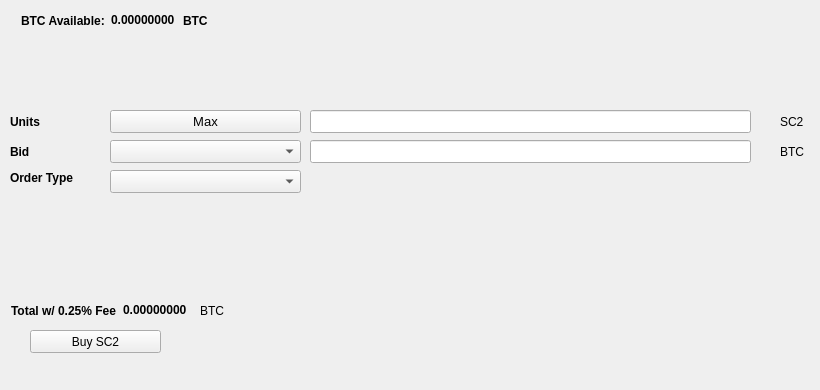
   <widget class="QWidget" name="BuyTab">
    <attribute name="title">
     <string>Buy</string>
    </attribute>
    <widget class="QPushButton" name="BuyCS2">
     <property name="geometry">
      <rect>
       <x>30</x>
       <y>330</y>
       <width>131</width>
       <height>23</height>
      </rect>
     </property>
     <property name="text">
      <string>Buy SC2</string>
     </property>
     <property name="icon">
      <iconset resource="../securecloudcoin.qrc">
       <normaloff>:/icons/bitcoin</normaloff>:/icons/bitcoin</iconset>
     </property>
    </widget>
    <widget class="QLabel" name="label_3">
     <property name="geometry">
      <rect>
       <x>10</x>
       <y>110</y>
       <width>46</width>
       <height>23</height>
      </rect>
     </property>
     <property name="font">
      <font>
       <weight>75</weight>
       <bold>true</bold>
      </font>
     </property>
     <property name="text">
      <string>Units</string>
     </property>
    </widget>
    <widget class="QLineEdit" name="UnitsInput">
     <property name="geometry">
      <rect>
       <x>310</x>
       <y>110</y>
       <width>441</width>
       <height>23</height>
      </rect>
     </property>
     <property name="font">
      <font>
       <pointsize>9</pointsize>
       <weight>75</weight>
       <bold>true</bold>
      </font>
     </property>
    </widget>
    <widget class="QLineEdit" name="BuyBidPriceEdit">
     <property name="geometry">
      <rect>
       <x>310</x>
       <y>140</y>
       <width>441</width>
       <height>23</height>
      </rect>
     </property>
     <property name="font">
      <font>
       <pointsize>9</pointsize>
       <weight>75</weight>
       <bold>true</bold>
      </font>
     </property>
    </widget>
    <widget class="QLabel" name="label_4">
     <property name="geometry">
      <rect>
       <x>780</x>
       <y>110</y>
       <width>31</width>
       <height>23</height>
      </rect>
     </property>
     <property name="text">
      <string>SC2</string>
     </property>
    </widget>
    <widget class="QLabel" name="label_5">
     <property name="geometry">
      <rect>
       <x>780</x>
       <y>140</y>
       <width>31</width>
       <height>23</height>
      </rect>
     </property>
     <property name="text">
      <string>BTC</string>
     </property>
    </widget>
    <widget class="QLabel" name="label_6">
     <property name="geometry">
      <rect>
       <x>10</x>
       <y>140</y>
       <width>46</width>
       <height>23</height>
      </rect>
     </property>
     <property name="font">
      <font>
       <weight>75</weight>
       <bold>true</bold>
      </font>
     </property>
     <property name="text">
      <string>Bid</string>
     </property>
    </widget>
    <widget class="QLabel" name="label_7">
     <property name="geometry">
      <rect>
       <x>10</x>
       <y>170</y>
       <width>91</width>
       <height>16</height>
      </rect>
     </property>
     <property name="font">
      <font>
       <weight>75</weight>
       <bold>true</bold>
      </font>
     </property>
     <property name="text">
      <string>Order Type</string>
     </property>
    </widget>
    <widget class="QPushButton" name="Buy_Max_Amount">
     <property name="geometry">
      <rect>
       <x>110</x>
       <y>110</y>
       <width>191</width>
       <height>23</height>
      </rect>
     </property>
     <property name="font">
      <font>
       <pointsize>10</pointsize>
      </font>
     </property>
     <property name="text">
      <string>Max</string>
     </property>
    </widget>
    <widget class="QComboBox" name="BuyBidcomboBox">
     <property name="geometry">
      <rect>
       <x>110</x>
       <y>140</y>
       <width>191</width>
       <height>23</height>
      </rect>
     </property>
     <property name="font">
      <font>
       <pointsize>10</pointsize>
      </font>
     </property>
    </widget>
    <widget class="QComboBox" name="buyOrdertypeCombo">
     <property name="geometry">
      <rect>
       <x>110</x>
       <y>170</y>
       <width>191</width>
       <height>23</height>
      </rect>
     </property>
     <property name="font">
      <font>
       <pointsize>10</pointsize>
      </font>
     </property>
    </widget>
    <widget class="QWidget" name="layoutWidget1">
     <property name="geometry">
      <rect>
       <x>21</x>
       <y>11</y>
       <width>227</width>
       <height>19</height>
      </rect>
     </property>
     <layout class="QHBoxLayout" name="horizontalLayout_3">
      <item>
       <widget class="QLabel" name="label232">
        <property name="font">
         <font>
          <weight>75</weight>
          <bold>true</bold>
         </font>
        </property>
        <property name="text">
         <string>BTC Available:</string>
        </property>
       </widget>
      </item>
      <item>
       <widget class="QLabel" name="BtcAvailableLbl">
        <property name="palette">
         <palette>
          <active>
           <colorrole role="WindowText">
            <brush brushstyle="SolidPattern">
             <color alpha="255">
              <red>0</red>
              <green>0</green>
              <blue>0</blue>
             </color>
            </brush>
           </colorrole>
           <colorrole role="Button">
            <brush brushstyle="SolidPattern">
             <color alpha="255">
              <red>0</red>
              <green>170</green>
              <blue>0</blue>
             </color>
            </brush>
           </colorrole>
           <colorrole role="Light">
            <brush brushstyle="SolidPattern">
             <color alpha="255">
              <red>0</red>
              <green>255</green>
              <blue>0</blue>
             </color>
            </brush>
           </colorrole>
           <colorrole role="Midlight">
            <brush brushstyle="SolidPattern">
             <color alpha="255">
              <red>0</red>
              <green>212</green>
              <blue>0</blue>
             </color>
            </brush>
           </colorrole>
           <colorrole role="Dark">
            <brush brushstyle="SolidPattern">
             <color alpha="255">
              <red>0</red>
              <green>85</green>
              <blue>0</blue>
             </color>
            </brush>
           </colorrole>
           <colorrole role="Mid">
            <brush brushstyle="SolidPattern">
             <color alpha="255">
              <red>0</red>
              <green>113</green>
              <blue>0</blue>
             </color>
            </brush>
           </colorrole>
           <colorrole role="Text">
            <brush brushstyle="SolidPattern">
             <color alpha="255">
              <red>0</red>
              <green>170</green>
              <blue>0</blue>
             </color>
            </brush>
           </colorrole>
           <colorrole role="BrightText">
            <brush brushstyle="SolidPattern">
             <color alpha="255">
              <red>255</red>
              <green>255</green>
              <blue>255</blue>
             </color>
            </brush>
           </colorrole>
           <colorrole role="ButtonText">
            <brush brushstyle="SolidPattern">
             <color alpha="255">
              <red>0</red>
              <green>0</green>
              <blue>0</blue>
             </color>
            </brush>
           </colorrole>
           <colorrole role="Base">
            <brush brushstyle="SolidPattern">
             <color alpha="255">
              <red>255</red>
              <green>255</green>
              <blue>255</blue>
             </color>
            </brush>
           </colorrole>
           <colorrole role="Window">
            <brush brushstyle="SolidPattern">
             <color alpha="255">
              <red>0</red>
              <green>170</green>
              <blue>0</blue>
             </color>
            </brush>
           </colorrole>
           <colorrole role="Shadow">
            <brush brushstyle="SolidPattern">
             <color alpha="255">
              <red>0</red>
              <green>0</green>
              <blue>0</blue>
             </color>
            </brush>
           </colorrole>
           <colorrole role="AlternateBase">
            <brush brushstyle="SolidPattern">
             <color alpha="255">
              <red>127</red>
              <green>212</green>
              <blue>127</blue>
             </color>
            </brush>
           </colorrole>
           <colorrole role="ToolTipBase">
            <brush brushstyle="SolidPattern">
             <color alpha="255">
              <red>255</red>
              <green>255</green>
              <blue>220</blue>
             </color>
            </brush>
           </colorrole>
           <colorrole role="ToolTipText">
            <brush brushstyle="SolidPattern">
             <color alpha="255">
              <red>0</red>
              <green>0</green>
              <blue>0</blue>
             </color>
            </brush>
           </colorrole>
          </active>
          <inactive>
           <colorrole role="WindowText">
            <brush brushstyle="SolidPattern">
             <color alpha="255">
              <red>0</red>
              <green>0</green>
              <blue>0</blue>
             </color>
            </brush>
           </colorrole>
           <colorrole role="Button">
            <brush brushstyle="SolidPattern">
             <color alpha="255">
              <red>0</red>
              <green>170</green>
              <blue>0</blue>
             </color>
            </brush>
           </colorrole>
           <colorrole role="Light">
            <brush brushstyle="SolidPattern">
             <color alpha="255">
              <red>0</red>
              <green>255</green>
              <blue>0</blue>
             </color>
            </brush>
           </colorrole>
           <colorrole role="Midlight">
            <brush brushstyle="SolidPattern">
             <color alpha="255">
              <red>0</red>
              <green>212</green>
              <blue>0</blue>
             </color>
            </brush>
           </colorrole>
           <colorrole role="Dark">
            <brush brushstyle="SolidPattern">
             <color alpha="255">
              <red>0</red>
              <green>85</green>
              <blue>0</blue>
             </color>
            </brush>
           </colorrole>
           <colorrole role="Mid">
            <brush brushstyle="SolidPattern">
             <color alpha="255">
              <red>0</red>
              <green>113</green>
              <blue>0</blue>
             </color>
            </brush>
           </colorrole>
           <colorrole role="Text">
            <brush brushstyle="SolidPattern">
             <color alpha="255">
              <red>0</red>
              <green>170</green>
              <blue>0</blue>
             </color>
            </brush>
           </colorrole>
           <colorrole role="BrightText">
            <brush brushstyle="SolidPattern">
             <color alpha="255">
              <red>255</red>
              <green>255</green>
              <blue>255</blue>
             </color>
            </brush>
           </colorrole>
           <colorrole role="ButtonText">
            <brush brushstyle="SolidPattern">
             <color alpha="255">
              <red>0</red>
              <green>0</green>
              <blue>0</blue>
             </color>
            </brush>
           </colorrole>
           <colorrole role="Base">
            <brush brushstyle="SolidPattern">
             <color alpha="255">
              <red>255</red>
              <green>255</green>
              <blue>255</blue>
             </color>
            </brush>
           </colorrole>
           <colorrole role="Window">
            <brush brushstyle="SolidPattern">
             <color alpha="255">
              <red>0</red>
              <green>170</green>
              <blue>0</blue>
             </color>
            </brush>
           </colorrole>
           <colorrole role="Shadow">
            <brush brushstyle="SolidPattern">
             <color alpha="255">
              <red>0</red>
              <green>0</green>
              <blue>0</blue>
             </color>
            </brush>
           </colorrole>
           <colorrole role="AlternateBase">
            <brush brushstyle="SolidPattern">
             <color alpha="255">
              <red>127</red>
              <green>212</green>
              <blue>127</blue>
             </color>
            </brush>
           </colorrole>
           <colorrole role="ToolTipBase">
            <brush brushstyle="SolidPattern">
             <color alpha="255">
              <red>255</red>
              <green>255</green>
              <blue>220</blue>
             </color>
            </brush>
           </colorrole>
           <colorrole role="ToolTipText">
            <brush brushstyle="SolidPattern">
             <color alpha="255">
              <red>0</red>
              <green>0</green>
              <blue>0</blue>
             </color>
            </brush>
           </colorrole>
          </inactive>
          <disabled>
           <colorrole role="WindowText">
            <brush brushstyle="SolidPattern">
             <color alpha="255">
              <red>0</red>
              <green>85</green>
              <blue>0</blue>
             </color>
            </brush>
           </colorrole>
           <colorrole role="Button">
            <brush brushstyle="SolidPattern">
             <color alpha="255">
              <red>0</red>
              <green>170</green>
              <blue>0</blue>
             </color>
            </brush>
           </colorrole>
           <colorrole role="Light">
            <brush brushstyle="SolidPattern">
             <color alpha="255">
              <red>0</red>
              <green>255</green>
              <blue>0</blue>
             </color>
            </brush>
           </colorrole>
           <colorrole role="Midlight">
            <brush brushstyle="SolidPattern">
             <color alpha="255">
              <red>0</red>
              <green>212</green>
              <blue>0</blue>
             </color>
            </brush>
           </colorrole>
           <colorrole role="Dark">
            <brush brushstyle="SolidPattern">
             <color alpha="255">
              <red>0</red>
              <green>85</green>
              <blue>0</blue>
             </color>
            </brush>
           </colorrole>
           <colorrole role="Mid">
            <brush brushstyle="SolidPattern">
             <color alpha="255">
              <red>0</red>
              <green>113</green>
              <blue>0</blue>
             </color>
            </brush>
           </colorrole>
           <colorrole role="Text">
            <brush brushstyle="SolidPattern">
             <color alpha="255">
              <red>0</red>
              <green>85</green>
              <blue>0</blue>
             </color>
            </brush>
           </colorrole>
           <colorrole role="BrightText">
            <brush brushstyle="SolidPattern">
             <color alpha="255">
              <red>255</red>
              <green>255</green>
              <blue>255</blue>
             </color>
            </brush>
           </colorrole>
           <colorrole role="ButtonText">
            <brush brushstyle="SolidPattern">
             <color alpha="255">
              <red>0</red>
              <green>85</green>
              <blue>0</blue>
             </color>
            </brush>
           </colorrole>
           <colorrole role="Base">
            <brush brushstyle="SolidPattern">
             <color alpha="255">
              <red>0</red>
              <green>170</green>
              <blue>0</blue>
             </color>
            </brush>
           </colorrole>
           <colorrole role="Window">
            <brush brushstyle="SolidPattern">
             <color alpha="255">
              <red>0</red>
              <green>170</green>
              <blue>0</blue>
             </color>
            </brush>
           </colorrole>
           <colorrole role="Shadow">
            <brush brushstyle="SolidPattern">
             <color alpha="255">
              <red>0</red>
              <green>0</green>
              <blue>0</blue>
             </color>
            </brush>
           </colorrole>
           <colorrole role="AlternateBase">
            <brush brushstyle="SolidPattern">
             <color alpha="255">
              <red>0</red>
              <green>170</green>
              <blue>0</blue>
             </color>
            </brush>
           </colorrole>
           <colorrole role="ToolTipBase">
            <brush brushstyle="SolidPattern">
             <color alpha="255">
              <red>255</red>
              <green>255</green>
              <blue>220</blue>
             </color>
            </brush>
           </colorrole>
           <colorrole role="ToolTipText">
            <brush brushstyle="SolidPattern">
             <color alpha="255">
              <red>0</red>
              <green>0</green>
              <blue>0</blue>
             </color>
            </brush>
           </colorrole>
          </disabled>
         </palette>
        </property>
        <property name="font">
         <font>
          <weight>75</weight>
          <bold>true</bold>
         </font>
        </property>
        <property name="text">
         <string>0.00000000</string>
        </property>
        <property name="textInteractionFlags">
         <set>Qt::LinksAccessibleByMouse|Qt::TextSelectableByKeyboard|Qt::TextSelectableByMouse</set>
        </property>
       </widget>
      </item>
      <item>
       <widget class="QLabel" name="BtcAvailableLbl_2">
        <property name="font">
         <font>
          <weight>75</weight>
          <bold>true</bold>
         </font>
        </property>
        <property name="text">
         <string>BTC</string>
        </property>
       </widget>
      </item>
     </layout>
    </widget>
    <widget class="QWidget" name="layoutWidge2">
     <property name="geometry">
      <rect>
       <x>11</x>
       <y>301</y>
       <width>259</width>
       <height>19</height>
      </rect>
     </property>
     <layout class="QHBoxLayout" name="horizontalLayout_4">
      <item>
       <widget class="QLabel" name="label_9">
        <property name="font">
         <font>
          <weight>75</weight>
          <bold>true</bold>
         </font>
        </property>
        <property name="text">
         <string>Total w/ 0.25% Fee</string>
        </property>
       </widget>
      </item>
      <item>
       <widget class="QLabel" name="BuyCostLabel">
        <property name="palette">
         <palette>
          <active>
           <colorrole role="WindowText">
            <brush brushstyle="SolidPattern">
             <color alpha="255">
              <red>0</red>
              <green>0</green>
              <blue>0</blue>
             </color>
            </brush>
           </colorrole>
           <colorrole role="Button">
            <brush brushstyle="SolidPattern">
             <color alpha="255">
              <red>0</red>
              <green>170</green>
              <blue>0</blue>
             </color>
            </brush>
           </colorrole>
           <colorrole role="Light">
            <brush brushstyle="SolidPattern">
             <color alpha="255">
              <red>0</red>
              <green>255</green>
              <blue>0</blue>
             </color>
            </brush>
           </colorrole>
           <colorrole role="Midlight">
            <brush brushstyle="SolidPattern">
             <color alpha="255">
              <red>0</red>
              <green>212</green>
              <blue>0</blue>
             </color>
            </brush>
           </colorrole>
           <colorrole role="Dark">
            <brush brushstyle="SolidPattern">
             <color alpha="255">
              <red>0</red>
              <green>85</green>
              <blue>0</blue>
             </color>
            </brush>
           </colorrole>
           <colorrole role="Mid">
            <brush brushstyle="SolidPattern">
             <color alpha="255">
              <red>0</red>
              <green>113</green>
              <blue>0</blue>
             </color>
            </brush>
           </colorrole>
           <colorrole role="Text">
            <brush brushstyle="SolidPattern">
             <color alpha="255">
              <red>0</red>
              <green>170</green>
              <blue>0</blue>
             </color>
            </brush>
           </colorrole>
           <colorrole role="BrightText">
            <brush brushstyle="SolidPattern">
             <color alpha="255">
              <red>255</red>
              <green>255</green>
              <blue>255</blue>
             </color>
            </brush>
           </colorrole>
           <colorrole role="ButtonText">
            <brush brushstyle="SolidPattern">
             <color alpha="255">
              <red>0</red>
              <green>0</green>
              <blue>0</blue>
             </color>
            </brush>
           </colorrole>
           <colorrole role="Base">
            <brush brushstyle="SolidPattern">
             <color alpha="255">
              <red>255</red>
              <green>255</green>
              <blue>255</blue>
             </color>
            </brush>
           </colorrole>
           <colorrole role="Window">
            <brush brushstyle="SolidPattern">
             <color alpha="255">
              <red>0</red>
              <green>170</green>
              <blue>0</blue>
             </color>
            </brush>
           </colorrole>
           <colorrole role="Shadow">
            <brush brushstyle="SolidPattern">
             <color alpha="255">
              <red>0</red>
              <green>0</green>
              <blue>0</blue>
             </color>
            </brush>
           </colorrole>
           <colorrole role="AlternateBase">
            <brush brushstyle="SolidPattern">
             <color alpha="255">
              <red>127</red>
              <green>212</green>
              <blue>127</blue>
             </color>
            </brush>
           </colorrole>
           <colorrole role="ToolTipBase">
            <brush brushstyle="SolidPattern">
             <color alpha="255">
              <red>255</red>
              <green>255</green>
              <blue>220</blue>
             </color>
            </brush>
           </colorrole>
           <colorrole role="ToolTipText">
            <brush brushstyle="SolidPattern">
             <color alpha="255">
              <red>0</red>
              <green>0</green>
              <blue>0</blue>
             </color>
            </brush>
           </colorrole>
          </active>
          <inactive>
           <colorrole role="WindowText">
            <brush brushstyle="SolidPattern">
             <color alpha="255">
              <red>0</red>
              <green>0</green>
              <blue>0</blue>
             </color>
            </brush>
           </colorrole>
           <colorrole role="Button">
            <brush brushstyle="SolidPattern">
             <color alpha="255">
              <red>0</red>
              <green>170</green>
              <blue>0</blue>
             </color>
            </brush>
           </colorrole>
           <colorrole role="Light">
            <brush brushstyle="SolidPattern">
             <color alpha="255">
              <red>0</red>
              <green>255</green>
              <blue>0</blue>
             </color>
            </brush>
           </colorrole>
           <colorrole role="Midlight">
            <brush brushstyle="SolidPattern">
             <color alpha="255">
              <red>0</red>
              <green>212</green>
              <blue>0</blue>
             </color>
            </brush>
           </colorrole>
           <colorrole role="Dark">
            <brush brushstyle="SolidPattern">
             <color alpha="255">
              <red>0</red>
              <green>85</green>
              <blue>0</blue>
             </color>
            </brush>
           </colorrole>
           <colorrole role="Mid">
            <brush brushstyle="SolidPattern">
             <color alpha="255">
              <red>0</red>
              <green>113</green>
              <blue>0</blue>
             </color>
            </brush>
           </colorrole>
           <colorrole role="Text">
            <brush brushstyle="SolidPattern">
             <color alpha="255">
              <red>0</red>
              <green>170</green>
              <blue>0</blue>
             </color>
            </brush>
           </colorrole>
           <colorrole role="BrightText">
            <brush brushstyle="SolidPattern">
             <color alpha="255">
              <red>255</red>
              <green>255</green>
              <blue>255</blue>
             </color>
            </brush>
           </colorrole>
           <colorrole role="ButtonText">
            <brush brushstyle="SolidPattern">
             <color alpha="255">
              <red>0</red>
              <green>0</green>
              <blue>0</blue>
             </color>
            </brush>
           </colorrole>
           <colorrole role="Base">
            <brush brushstyle="SolidPattern">
             <color alpha="255">
              <red>255</red>
              <green>255</green>
              <blue>255</blue>
             </color>
            </brush>
           </colorrole>
           <colorrole role="Window">
            <brush brushstyle="SolidPattern">
             <color alpha="255">
              <red>0</red>
              <green>170</green>
              <blue>0</blue>
             </color>
            </brush>
           </colorrole>
           <colorrole role="Shadow">
            <brush brushstyle="SolidPattern">
             <color alpha="255">
              <red>0</red>
              <green>0</green>
              <blue>0</blue>
             </color>
            </brush>
           </colorrole>
           <colorrole role="AlternateBase">
            <brush brushstyle="SolidPattern">
             <color alpha="255">
              <red>127</red>
              <green>212</green>
              <blue>127</blue>
             </color>
            </brush>
           </colorrole>
           <colorrole role="ToolTipBase">
            <brush brushstyle="SolidPattern">
             <color alpha="255">
              <red>255</red>
              <green>255</green>
              <blue>220</blue>
             </color>
            </brush>
           </colorrole>
           <colorrole role="ToolTipText">
            <brush brushstyle="SolidPattern">
             <color alpha="255">
              <red>0</red>
              <green>0</green>
              <blue>0</blue>
             </color>
            </brush>
           </colorrole>
          </inactive>
          <disabled>
           <colorrole role="WindowText">
            <brush brushstyle="SolidPattern">
             <color alpha="255">
              <red>0</red>
              <green>85</green>
              <blue>0</blue>
             </color>
            </brush>
           </colorrole>
           <colorrole role="Button">
            <brush brushstyle="SolidPattern">
             <color alpha="255">
              <red>0</red>
              <green>170</green>
              <blue>0</blue>
             </color>
            </brush>
           </colorrole>
           <colorrole role="Light">
            <brush brushstyle="SolidPattern">
             <color alpha="255">
              <red>0</red>
              <green>255</green>
              <blue>0</blue>
             </color>
            </brush>
           </colorrole>
           <colorrole role="Midlight">
            <brush brushstyle="SolidPattern">
             <color alpha="255">
              <red>0</red>
              <green>212</green>
              <blue>0</blue>
             </color>
            </brush>
           </colorrole>
           <colorrole role="Dark">
            <brush brushstyle="SolidPattern">
             <color alpha="255">
              <red>0</red>
              <green>85</green>
              <blue>0</blue>
             </color>
            </brush>
           </colorrole>
           <colorrole role="Mid">
            <brush brushstyle="SolidPattern">
             <color alpha="255">
              <red>0</red>
              <green>113</green>
              <blue>0</blue>
             </color>
            </brush>
           </colorrole>
           <colorrole role="Text">
            <brush brushstyle="SolidPattern">
             <color alpha="255">
              <red>0</red>
              <green>85</green>
              <blue>0</blue>
             </color>
            </brush>
           </colorrole>
           <colorrole role="BrightText">
            <brush brushstyle="SolidPattern">
             <color alpha="255">
              <red>255</red>
              <green>255</green>
              <blue>255</blue>
             </color>
            </brush>
           </colorrole>
           <colorrole role="ButtonText">
            <brush brushstyle="SolidPattern">
             <color alpha="255">
              <red>0</red>
              <green>85</green>
              <blue>0</blue>
             </color>
            </brush>
           </colorrole>
           <colorrole role="Base">
            <brush brushstyle="SolidPattern">
             <color alpha="255">
              <red>0</red>
              <green>170</green>
              <blue>0</blue>
             </color>
            </brush>
           </colorrole>
           <colorrole role="Window">
            <brush brushstyle="SolidPattern">
             <color alpha="255">
              <red>0</red>
              <green>170</green>
              <blue>0</blue>
             </color>
            </brush>
           </colorrole>
           <colorrole role="Shadow">
            <brush brushstyle="SolidPattern">
             <color alpha="255">
              <red>0</red>
              <green>0</green>
              <blue>0</blue>
             </color>
            </brush>
           </colorrole>
           <colorrole role="AlternateBase">
            <brush brushstyle="SolidPattern">
             <color alpha="255">
              <red>0</red>
              <green>170</green>
              <blue>0</blue>
             </color>
            </brush>
           </colorrole>
           <colorrole role="ToolTipBase">
            <brush brushstyle="SolidPattern">
             <color alpha="255">
              <red>255</red>
              <green>255</green>
              <blue>220</blue>
             </color>
            </brush>
           </colorrole>
           <colorrole role="ToolTipText">
            <brush brushstyle="SolidPattern">
             <color alpha="255">
              <red>0</red>
              <green>0</green>
              <blue>0</blue>
             </color>
            </brush>
           </colorrole>
          </disabled>
         </palette>
        </property>
        <property name="font">
         <font>
          <weight>75</weight>
          <bold>true</bold>
         </font>
        </property>
        <property name="autoFillBackground">
         <bool>false</bool>
        </property>
        <property name="text">
         <string>0.00000000</string>
        </property>
        <property name="textInteractionFlags">
         <set>Qt::LinksAccessibleByMouse|Qt::TextSelectableByMouse</set>
        </property>
       </widget>
      </item>
      <item>
       <widget class="QLabel" name="label_10">
        <property name="font">
         <font>
          <weight>50</weight>
          <bold>false</bold>
         </font>
        </property>
        <property name="text">
         <string>BTC</string>
        </property>
       </widget>
      </item>
     </layout>
    </widget>
    <widget class="QLabel" name="label_24">
     <property name="geometry">
      <rect>
       <x>460</x>
       <y>300</y>
       <width>281</width>
       <height>81</height>
      </rect>
     </property>
     <property name="text">
      <string/>
     </property>
     <property name="pixmap">
      <pixmap>:/images/bittrex</pixmap>
     </property>
    </widget>
   </widget>
